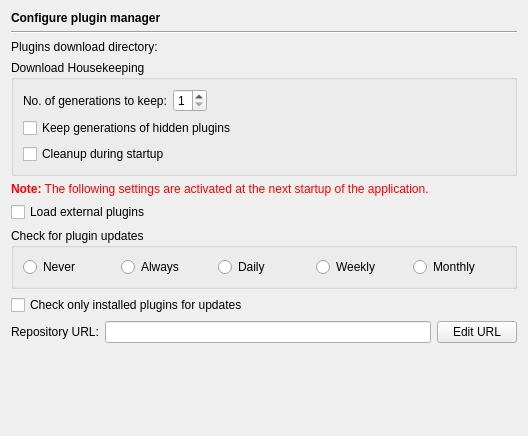
<?xml version="1.0" encoding="UTF-8"?>
<ui version="4.0">
 <class>PluginManagerPage</class>
 <widget class="QWidget" name="PluginManagerPage">
  <property name="geometry">
   <rect>
    <x>0</x>
    <y>0</y>
    <width>528</width>
    <height>436</height>
   </rect>
  </property>
  <layout class="QVBoxLayout" name="verticalLayout">
   <item>
    <widget class="QLabel" name="headerLabel">
     <property name="text">
      <string>&lt;b&gt;Configure plugin manager&lt;/b&gt;</string>
     </property>
    </widget>
   </item>
   <item>
    <widget class="Line" name="line9_2">
     <property name="frameShape">
      <enum>QFrame::HLine</enum>
     </property>
     <property name="frameShadow">
      <enum>QFrame::Sunken</enum>
     </property>
     <property name="orientation">
      <enum>Qt::Horizontal</enum>
     </property>
    </widget>
   </item>
   <item>
    <layout class="QHBoxLayout" name="horizontalLayout_2">
     <item>
      <widget class="QLabel" name="label">
       <property name="text">
        <string>Plugins download directory:</string>
       </property>
      </widget>
     </item>
     <item>
      <widget class="E5PathPicker" name="downloadDirPicker" native="true">
       <property name="sizePolicy">
        <sizepolicy hsizetype="Expanding" vsizetype="Preferred">
         <horstretch>0</horstretch>
         <verstretch>0</verstretch>
        </sizepolicy>
       </property>
       <property name="focusPolicy">
        <enum>Qt::StrongFocus</enum>
       </property>
       <property name="toolTip">
        <string>Enter the plugins download directory</string>
       </property>
      </widget>
     </item>
    </layout>
   </item>
   <item>
    <widget class="QGroupBox" name="groupBox">
     <property name="title">
      <string>Download Housekeeping</string>
     </property>
     <layout class="QVBoxLayout" name="verticalLayout_2">
      <item>
       <layout class="QHBoxLayout" name="horizontalLayout_4">
        <item>
         <widget class="QLabel" name="label_2">
          <property name="text">
           <string>No. of generations to keep:</string>
          </property>
         </widget>
        </item>
        <item>
         <widget class="QSpinBox" name="generationsSpinBox">
          <property name="toolTip">
           <string>Enter the number of generations to keep for each plugin</string>
          </property>
          <property name="minimum">
           <number>1</number>
          </property>
          <property name="maximum">
           <number>9</number>
          </property>
         </widget>
        </item>
        <item>
         <spacer name="horizontalSpacer">
          <property name="orientation">
           <enum>Qt::Horizontal</enum>
          </property>
          <property name="sizeHint" stdset="0">
           <size>
            <width>252</width>
            <height>20</height>
           </size>
          </property>
         </spacer>
        </item>
       </layout>
      </item>
      <item>
       <widget class="QCheckBox" name="keepHiddenCheckBox">
        <property name="toolTip">
         <string>Select to keep generations of hidden plugins</string>
        </property>
        <property name="text">
         <string>Keep generations of hidden plugins</string>
        </property>
       </widget>
      </item>
      <item>
       <widget class="QCheckBox" name="startupCleanupCheckBox">
        <property name="toolTip">
         <string>Select to cleanup the plugins download area during startuo</string>
        </property>
        <property name="text">
         <string>Cleanup during startup</string>
        </property>
       </widget>
      </item>
     </layout>
    </widget>
   </item>
   <item>
    <widget class="QLabel" name="TextLabel1_2_2_2_3">
     <property name="text">
      <string>&lt;font color=&quot;#FF0000&quot;&gt;&lt;b&gt;Note:&lt;/b&gt; The following settings are activated at the next startup of the application.&lt;/font&gt;</string>
     </property>
    </widget>
   </item>
   <item>
    <widget class="QCheckBox" name="activateExternalPluginsCheckBox">
     <property name="toolTip">
      <string>Select to enable external plugins to be loaded</string>
     </property>
     <property name="text">
      <string>Load external plugins</string>
     </property>
    </widget>
   </item>
   <item>
    <widget class="QGroupBox" name="groupBox_2">
     <property name="title">
      <string>Check for plugin updates</string>
     </property>
     <layout class="QHBoxLayout" name="horizontalLayout_3">
      <item>
       <widget class="QRadioButton" name="noCheckRadioButton">
        <property name="toolTip">
         <string>Select to disable update checking</string>
        </property>
        <property name="text">
         <string>Never</string>
        </property>
       </widget>
      </item>
      <item>
       <widget class="QRadioButton" name="alwaysCheckRadioButton">
        <property name="toolTip">
         <string>Select to check for updates whenever eric is started</string>
        </property>
        <property name="text">
         <string>Always</string>
        </property>
       </widget>
      </item>
      <item>
       <widget class="QRadioButton" name="dailyCheckRadioButton">
        <property name="toolTip">
         <string>Select to check for updates once a day</string>
        </property>
        <property name="text">
         <string>Daily</string>
        </property>
       </widget>
      </item>
      <item>
       <widget class="QRadioButton" name="weeklyCheckRadioButton">
        <property name="toolTip">
         <string>Select to check for updates once a week</string>
        </property>
        <property name="text">
         <string>Weekly</string>
        </property>
       </widget>
      </item>
      <item>
       <widget class="QRadioButton" name="monthlyCheckRadioButton">
        <property name="toolTip">
         <string>Select to check for updates once a month</string>
        </property>
        <property name="text">
         <string>Monthly</string>
        </property>
       </widget>
      </item>
     </layout>
    </widget>
   </item>
   <item>
    <widget class="QCheckBox" name="downloadedOnlyCheckBox">
     <property name="toolTip">
      <string>Select to check only already installed plugins for updates</string>
     </property>
     <property name="text">
      <string>Check only installed plugins for updates</string>
     </property>
    </widget>
   </item>
   <item>
    <layout class="QHBoxLayout" name="horizontalLayout">
     <item>
      <widget class="QLabel" name="label_4">
       <property name="text">
        <string>Repository URL:</string>
       </property>
      </widget>
     </item>
     <item>
      <widget class="QLineEdit" name="repositoryUrlEdit">
       <property name="toolTip">
        <string>Shows the repository URL</string>
       </property>
       <property name="readOnly">
        <bool>true</bool>
       </property>
      </widget>
     </item>
     <item>
      <widget class="QPushButton" name="repositoryUrlEditButton">
       <property name="toolTip">
        <string>Press to edit the plugin repository URL</string>
       </property>
       <property name="text">
        <string>Edit URL</string>
       </property>
       <property name="checkable">
        <bool>true</bool>
       </property>
      </widget>
     </item>
    </layout>
   </item>
   <item>
    <spacer>
     <property name="orientation">
      <enum>Qt::Vertical</enum>
     </property>
     <property name="sizeHint" stdset="0">
      <size>
       <width>435</width>
       <height>121</height>
      </size>
     </property>
    </spacer>
   </item>
  </layout>
 </widget>
 <customwidgets>
  <customwidget>
   <class>E5PathPicker</class>
   <extends>QWidget</extends>
   <header>E5Gui/E5PathPicker.h</header>
   <container>1</container>
  </customwidget>
 </customwidgets>
 <tabstops>
  <tabstop>downloadDirPicker</tabstop>
  <tabstop>generationsSpinBox</tabstop>
  <tabstop>keepHiddenCheckBox</tabstop>
  <tabstop>startupCleanupCheckBox</tabstop>
  <tabstop>activateExternalPluginsCheckBox</tabstop>
  <tabstop>noCheckRadioButton</tabstop>
  <tabstop>alwaysCheckRadioButton</tabstop>
  <tabstop>dailyCheckRadioButton</tabstop>
  <tabstop>weeklyCheckRadioButton</tabstop>
  <tabstop>monthlyCheckRadioButton</tabstop>
  <tabstop>downloadedOnlyCheckBox</tabstop>
  <tabstop>repositoryUrlEdit</tabstop>
  <tabstop>repositoryUrlEditButton</tabstop>
 </tabstops>
 <resources/>
 <connections/>
</ui>
